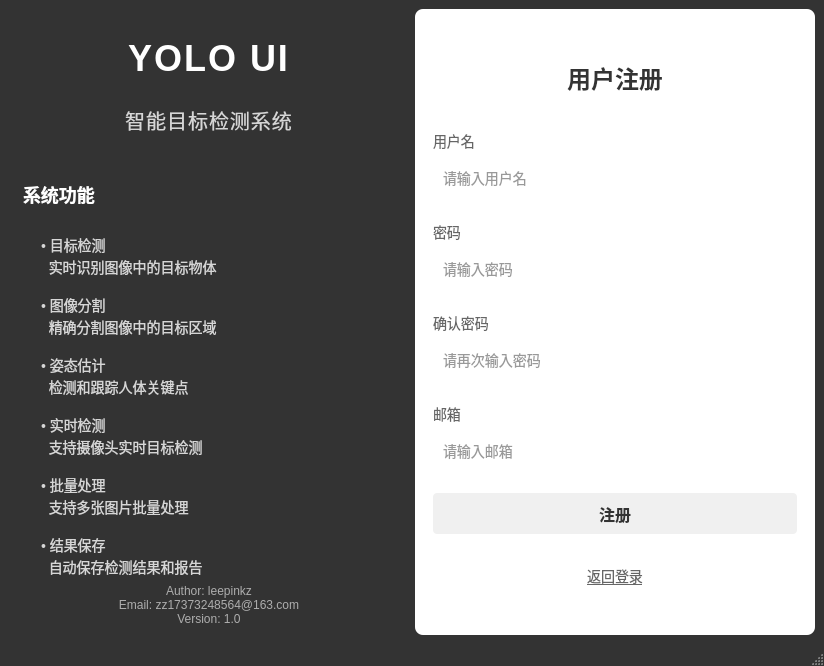
<?xml version="1.0" encoding="UTF-8"?>
<ui version="4.0">
 <class>RegisterWindow</class>
 <widget class="QMainWindow" name="RegisterWindow">
  <property name="geometry">
   <rect>
    <x>0</x>
    <y>0</y>
    <width>800</width>
    <height>600</height>
   </rect>
  </property>
  <property name="windowTitle">
   <string>YOLO UI - 注册</string>
  </property>
  <property name="styleSheet">
   <string notr="true">QMainWindow {
    background-color: #333333;
}
QWidget {
    font-family: "Microsoft YaHei";
    font-size: 12px;
}
QPushButton {
    background-color: #ffffff;
    color: #333333;
    border: 1px solid #e0e0e0;
    padding: 8px 16px;
    border-radius: 4px;
    min-width: 80px;
}
QPushButton:hover {
    background-color: #f0f0f0;
    border-color: #d0d0d0;
}
QLineEdit {
    padding: 8px;
    border: 1px solid #e0e0e0;
    border-radius: 4px;
    background-color: #ffffff;
    color: #333333;
}
QLineEdit:focus {
    border-color: #b0b0b0;
}
QLabel {
    color: #ffffff;
}
QFrame {
    background-color: #ffffff;
    border-radius: 8px;
    border: 1px solid #e0e0e0;
}</string>
  </property>
  <widget class="QWidget" name="centralwidget">
   <layout class="QHBoxLayout" name="horizontalLayout">
    <item>
     <widget class="QFrame" name="leftFrame">
      <property name="minimumSize">
       <size>
        <width>400</width>
        <height>0</height>
       </size>
      </property>
      <property name="styleSheet">
       <string notr="true">background-color: #333333;
border: none;
border-top-left-radius: 8px;
border-bottom-left-radius: 8px;</string>
      </property>
      <layout class="QVBoxLayout" name="verticalLayout_2">
       <item>
        <spacer name="verticalSpacer_5">
         <property name="orientation">
          <enum>Qt::Vertical</enum>
         </property>
         <property name="sizeHint" stdset="0">
          <size>
           <width>20</width>
           <height>40</height>
          </size>
         </property>
        </spacer>
       </item>
       <item>
        <widget class="QLabel" name="systemTitleLabel">
         <property name="text">
          <string>YOLO UI</string>
         </property>
         <property name="alignment">
          <set>Qt::AlignCenter</set>
         </property>
         <property name="styleSheet">
          <string notr="true">font-size: 36px;
font-weight: bold;
color: #ffffff;
margin: 20px;
letter-spacing: 2px;</string>
         </property>
        </widget>
       </item>
       <item>
        <widget class="QLabel" name="systemSubtitleLabel">
         <property name="text">
          <string>智能目标检测系统</string>
         </property>
         <property name="alignment">
          <set>Qt::AlignCenter</set>
         </property>
         <property name="styleSheet">
          <string notr="true">font-size: 20px;
color: rgba(255, 255, 255, 0.8);
margin-bottom: 40px;
letter-spacing: 1px;</string>
         </property>
        </widget>
       </item>
       <item>
        <widget class="QLabel" name="featuresTitleLabel">
         <property name="text">
          <string>系统功能</string>
         </property>
         <property name="styleSheet">
          <string notr="true">font-size: 18px;
font-weight: bold;
color: #ffffff;
margin-bottom: 20px;</string>
         </property>
        </widget>
       </item>
       <item>
        <widget class="QLabel" name="featuresLabel">
         <property name="text">
          <string>• 目标检测
  实时识别图像中的目标物体

• 图像分割
  精确分割图像中的目标区域

• 姿态估计
  检测和跟踪人体关键点

• 实时检测
  支持摄像头实时目标检测

• 批量处理
  支持多张图片批量处理

• 结果保存
  自动保存检测结果和报告</string>
         </property>
         <property name="alignment">
          <set>Qt::AlignLeft</set>
         </property>
         <property name="styleSheet">
          <string notr="true">font-size: 14px;
color: rgba(255, 255, 255, 0.8);
line-height: 2.0;
margin-left: 20px;
margin-right: 20px;</string>
         </property>
        </widget>
       </item>
       <item>
        <spacer name="verticalSpacer_6">
         <property name="orientation">
          <enum>Qt::Vertical</enum>
         </property>
         <property name="sizeHint" stdset="0">
          <size>
           <width>20</width>
           <height>40</height>
          </size>
         </property>
        </spacer>
       </item>
       <item>
        <widget class="QLabel" name="authorLabel">
         <property name="text">
          <string>Author: leepinkz
Email: zz17373248564@163.com
Version: 1.0</string>
         </property>
         <property name="alignment">
          <set>Qt::AlignCenter</set>
         </property>
         <property name="styleSheet">
          <string notr="true">font-size: 12px;
color: rgba(255, 255, 255, 0.6);</string>
         </property>
        </widget>
       </item>
      </layout>
     </widget>
    </item>
    <item>
     <widget class="QFrame" name="rightFrame">
      <property name="minimumSize">
       <size>
        <width>400</width>
        <height>0</height>
       </size>
      </property>
      <property name="styleSheet">
       <string notr="true">background-color: #ffffff;
border: none;
border-top-right-radius: 8px;
border-bottom-right-radius: 8px;</string>
      </property>
      <layout class="QVBoxLayout" name="verticalLayout">
       <item>
        <spacer name="verticalSpacer">
         <property name="orientation">
          <enum>Qt::Vertical</enum>
         </property>
         <property name="sizeHint" stdset="0">
          <size>
           <width>20</width>
           <height>40</height>
          </size>
         </property>
        </spacer>
       </item>
       <item>
        <widget class="QLabel" name="registerTitleLabel">
         <property name="text">
          <string>用户注册</string>
         </property>
         <property name="alignment">
          <set>Qt::AlignCenter</set>
         </property>
         <property name="styleSheet">
          <string notr="true">font-size: 24px;
font-weight: bold;
color: #333333;
margin: 20px;</string>
         </property>
        </widget>
       </item>
       <item>
        <widget class="QWidget" name="formWidget" native="true">
         <layout class="QVBoxLayout" name="formLayout">
          <item>
           <widget class="QLabel" name="usernameLabel">
            <property name="text">
             <string>用户名</string>
            </property>
            <property name="styleSheet">
             <string notr="true">font-size: 14px;
color: #666666;</string>
            </property>
           </widget>
          </item>
          <item>
           <widget class="QLineEdit" name="usernameEdit">
            <property name="minimumSize">
             <size>
              <width>0</width>
              <height>40</height>
             </size>
            </property>
            <property name="placeholderText">
             <string>请输入用户名</string>
            </property>
            <property name="styleSheet">
             <string notr="true">font-size: 14px;
color: #333333;</string>
            </property>
           </widget>
          </item>
          <item>
           <spacer name="verticalSpacer_2">
            <property name="orientation">
             <enum>Qt::Vertical</enum>
            </property>
            <property name="sizeHint" stdset="0">
             <size>
              <width>20</width>
              <height>20</height>
             </size>
            </property>
           </spacer>
          </item>
          <item>
           <widget class="QLabel" name="passwordLabel">
            <property name="text">
             <string>密码</string>
            </property>
            <property name="styleSheet">
             <string notr="true">font-size: 14px;
color: #666666;</string>
            </property>
           </widget>
          </item>
          <item>
           <widget class="QLineEdit" name="passwordEdit">
            <property name="minimumSize">
             <size>
              <width>0</width>
              <height>40</height>
             </size>
            </property>
            <property name="echoMode">
             <enum>QLineEdit::Password</enum>
            </property>
            <property name="placeholderText">
             <string>请输入密码</string>
            </property>
            <property name="styleSheet">
             <string notr="true">font-size: 14px;
color: #333333;</string>
            </property>
           </widget>
          </item>
          <item>
           <spacer name="verticalSpacer_3">
            <property name="orientation">
             <enum>Qt::Vertical</enum>
            </property>
            <property name="sizeHint" stdset="0">
             <size>
              <width>20</width>
              <height>20</height>
             </size>
            </property>
           </spacer>
          </item>
          <item>
           <widget class="QLabel" name="confirmPasswordLabel">
            <property name="text">
             <string>确认密码</string>
            </property>
            <property name="styleSheet">
             <string notr="true">font-size: 14px;
color: #666666;</string>
            </property>
           </widget>
          </item>
          <item>
           <widget class="QLineEdit" name="confirmPasswordEdit">
            <property name="minimumSize">
             <size>
              <width>0</width>
              <height>40</height>
             </size>
            </property>
            <property name="echoMode">
             <enum>QLineEdit::Password</enum>
            </property>
            <property name="placeholderText">
             <string>请再次输入密码</string>
            </property>
            <property name="styleSheet">
             <string notr="true">font-size: 14px;
color: #333333;</string>
            </property>
           </widget>
          </item>
          <item>
           <spacer name="verticalSpacer_4">
            <property name="orientation">
             <enum>Qt::Vertical</enum>
            </property>
            <property name="sizeHint" stdset="0">
             <size>
              <width>20</width>
              <height>20</height>
             </size>
            </property>
           </spacer>
          </item>
          <item>
           <widget class="QLabel" name="emailLabel">
            <property name="text">
             <string>邮箱</string>
            </property>
            <property name="styleSheet">
             <string notr="true">font-size: 14px;
color: #666666;</string>
            </property>
           </widget>
          </item>
          <item>
           <widget class="QLineEdit" name="emailEdit">
            <property name="minimumSize">
             <size>
              <width>0</width>
              <height>40</height>
             </size>
            </property>
            <property name="placeholderText">
             <string>请输入邮箱</string>
            </property>
            <property name="styleSheet">
             <string notr="true">font-size: 14px;
color: #333333;</string>
            </property>
           </widget>
          </item>
          <item>
           <spacer name="verticalSpacer_7">
            <property name="orientation">
             <enum>Qt::Vertical</enum>
            </property>
            <property name="sizeHint" stdset="0">
             <size>
              <width>20</width>
              <height>20</height>
             </size>
            </property>
           </spacer>
          </item>
          <item>
           <widget class="QPushButton" name="registerButton">
            <property name="text">
             <string>注册</string>
            </property>
            <property name="minimumSize">
             <size>
              <width>0</width>
              <height>40</height>
             </size>
            </property>
            <property name="styleSheet">
             <string notr="true">font-size: 16px;
font-weight: bold;
padding: 10px;
background-color: #f0f0f0;
color: #333333;
border-radius: 4px;</string>
            </property>
           </widget>
          </item>
          <item>
           <spacer name="verticalSpacer_8">
            <property name="orientation">
             <enum>Qt::Vertical</enum>
            </property>
            <property name="sizeHint" stdset="0">
             <size>
              <width>20</width>
              <height>20</height>
             </size>
            </property>
           </spacer>
          </item>
          <item>
           <widget class="QPushButton" name="backButton">
            <property name="text">
             <string>返回登录</string>
            </property>
            <property name="styleSheet">
             <string notr="true">background-color: transparent;
color: #666666;
border: none;
text-decoration: underline;
font-size: 14px;</string>
            </property>
           </widget>
          </item>
         </layout>
        </widget>
       </item>
       <item>
        <spacer name="verticalSpacer_9">
         <property name="orientation">
          <enum>Qt::Vertical</enum>
         </property>
         <property name="sizeHint" stdset="0">
          <size>
           <width>20</width>
           <height>40</height>
          </size>
         </property>
        </spacer>
       </item>
      </layout>
     </widget>
    </item>
   </layout>
  </widget>
  <widget class="QStatusBar" name="statusbar"/>
 </widget>
 <resources/>
 <connections/>
</ui> 
